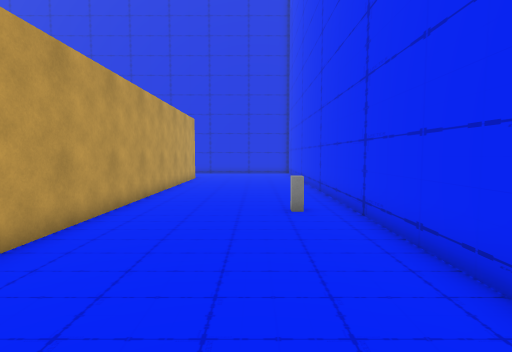
view 1 (above)

19 first-person views from a walk through a 3-D level made in the Unity game engine. The camera is 1.4 m above the floor, tilts 4° down and sees 80° across. The floor is counted in squares, 1 m on a side. Each view is taken from the middle of a square. On the plan, view 1 faces up. The plan holds only what a view shows up to about 14 squares ahead; the rest is blank. The player character is not drawn.

view 2
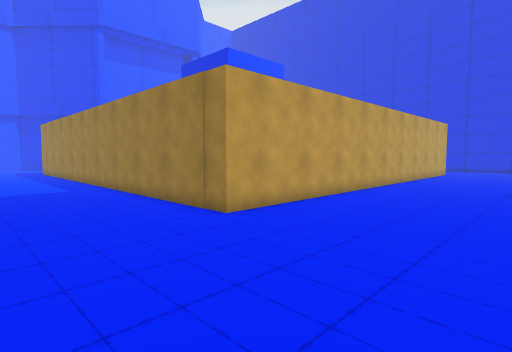

view 3
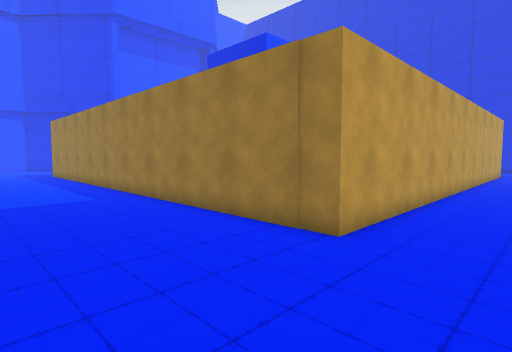

view 4
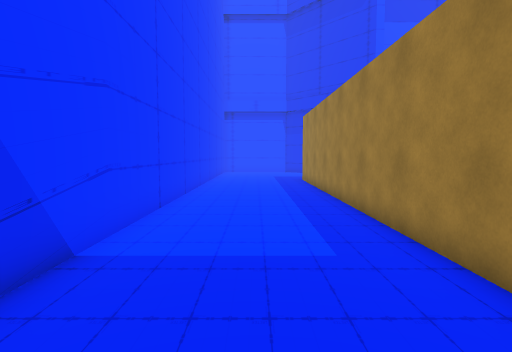

view 5
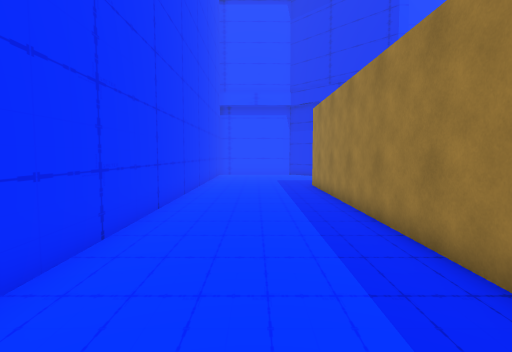

view 6
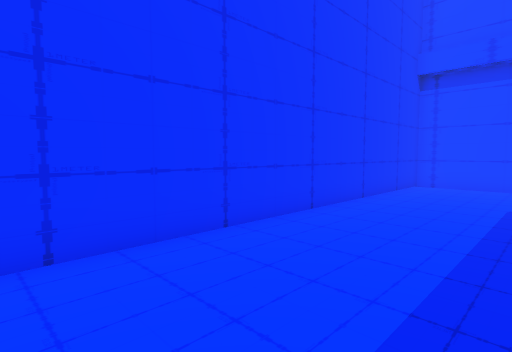

view 7
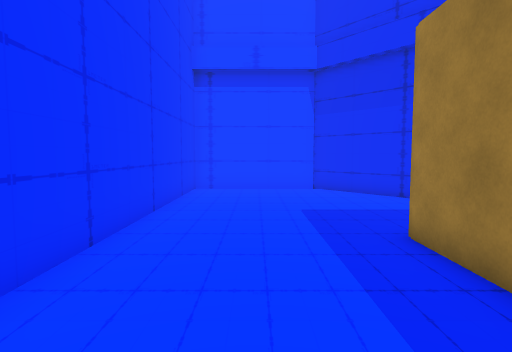

view 8
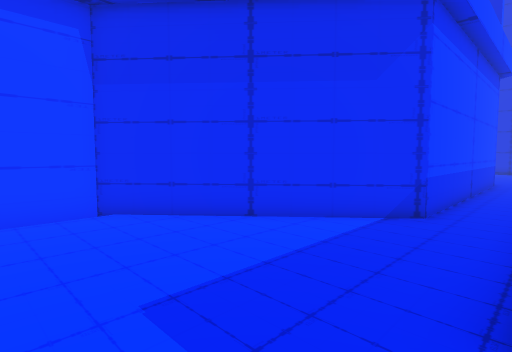

view 9
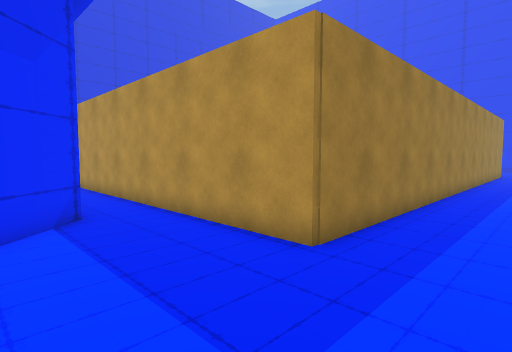

view 10
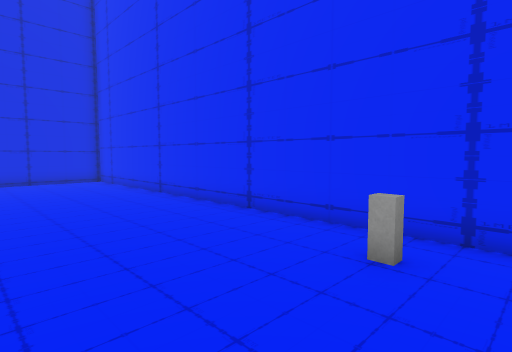

view 11
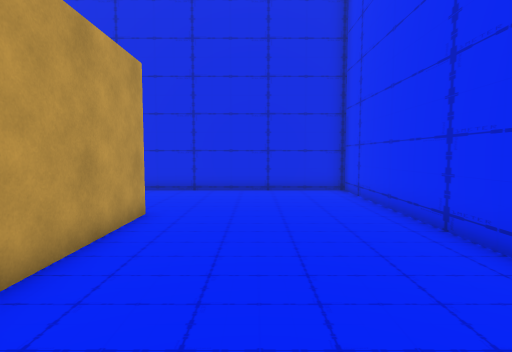

view 12
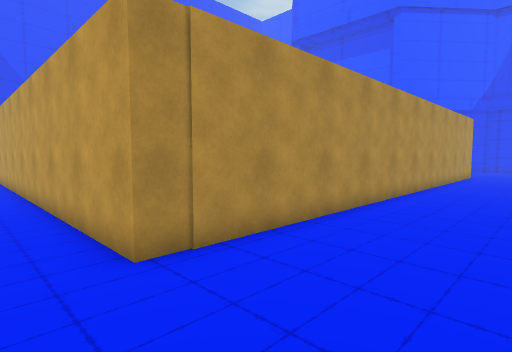

view 13
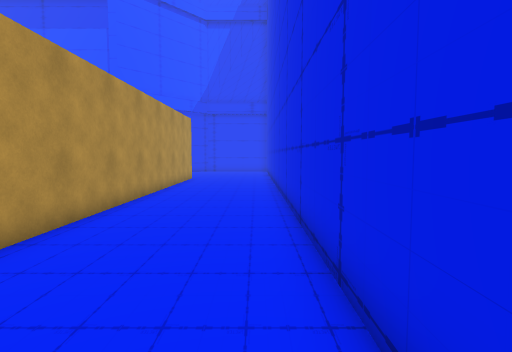

view 14
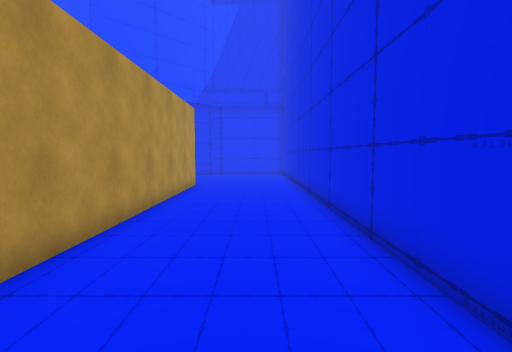

view 15
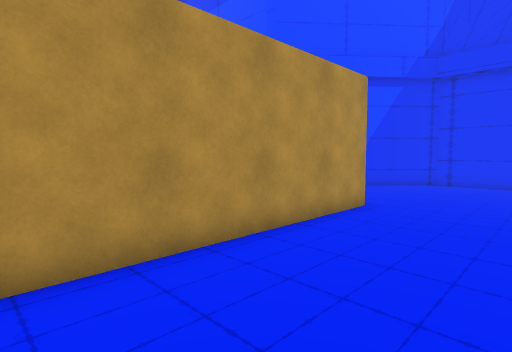

view 16
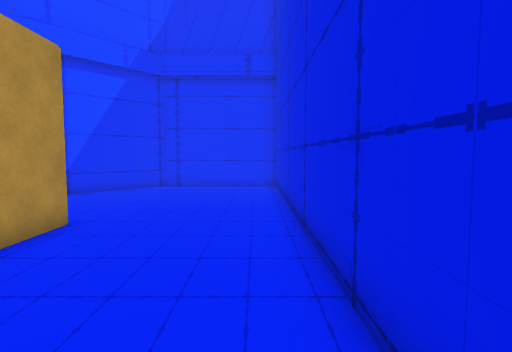

view 17
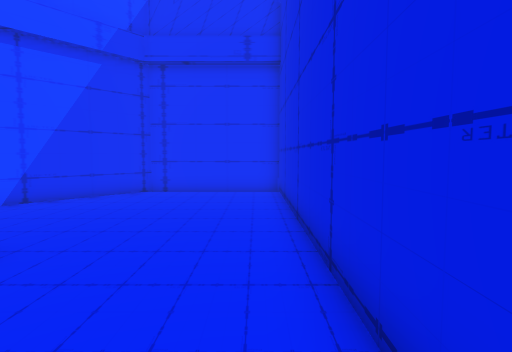

view 18
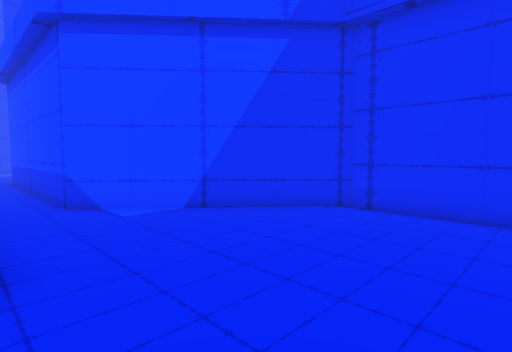

view 19
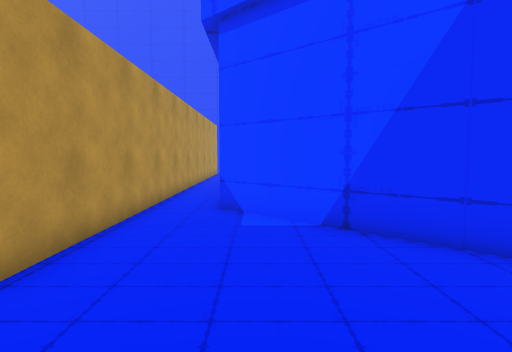

### Floor plan
Points are (right, up) in squares from view 1. A wall is a line through its corners. A room is listed if a view was taken in it or the views show most of it. See-through windows are left out.
Room 1 (views 1, 2, 3, 4, 5, 6, 7, 8, 9, 10, 11, 12, 13, 14, 15, 16, 17, 18, 19)
walls: (2.5, 2.9) (2.5, 22.9) (-5.4, 22.9); (-7, 22.9) (-31.7, 22.9) (-31.7, 18) (-26, 13.1) (-26, 3.3) (-31.7, -1.6) (-31.7, -6.5) (-9.9, -6.5); (-24.2, 18.2) (-3.6, 18.2) (-3.6, -1.4) (-24.2, -1.4) (-24.2, 17.8)
objects: other object (1, 8)

Where each view was taken, in squares from view 1:
view 1: 0 up, 0 right, facing up
view 2: 6 down, 2 right, facing up-left
view 3: 6 down, 1 left, facing up-left
view 4: 4 down, 7 left, facing left
view 5: 4 down, 10 left, facing left
view 6: 2 down, 17 left, facing down-left
view 7: 4 down, 19 left, facing left
view 8: 4 down, 24 left, facing up-left
view 9: 4 down, 28 left, facing up-right
view 10: 6 up, 3 left, facing up-right
view 11: 11 up, 1 left, facing up
view 12: 22 up, 2 left, facing down-left
view 13: 22 up, 6 left, facing left
view 14: 21 up, 10 left, facing left
view 15: 22 up, 16 left, facing down-left
view 16: 22 up, 18 left, facing left
view 17: 22 up, 20 left, facing left
view 18: 22 up, 24 left, facing down-left
view 19: 21 up, 27 left, facing down
